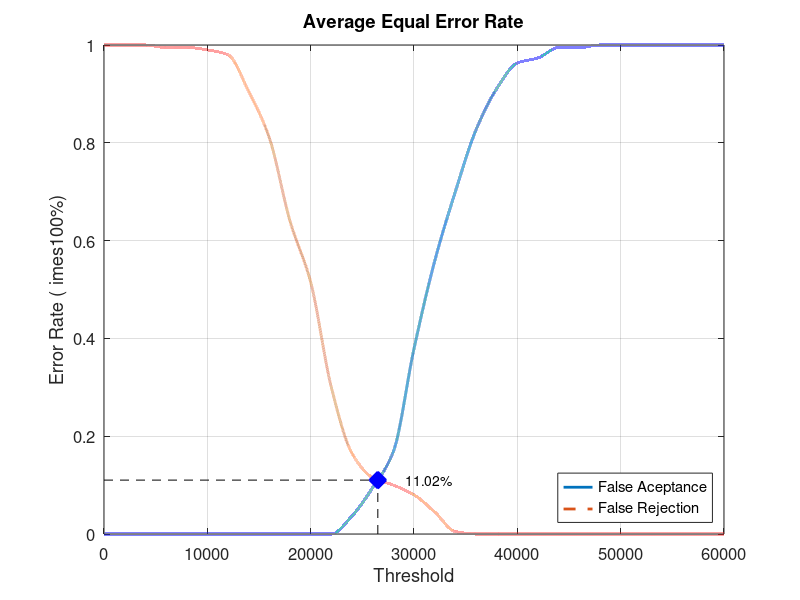
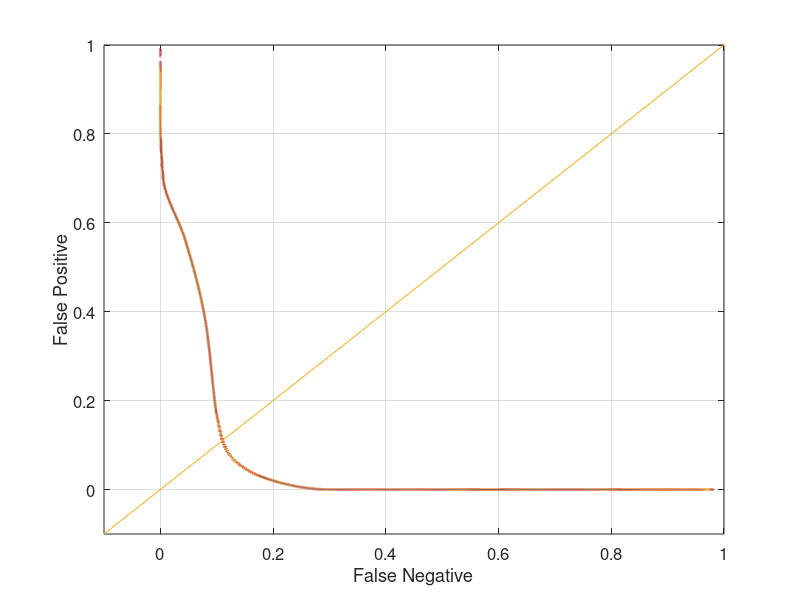

MATLAB code to generate these figures, in order:
close all;
clear;
clc;
x = 0:2000:60000;
xq = 0:0.5:60000;

y0 = [0 0 0 0 0 0 0 0 0 0 0 0 0.0368421 0.0947368 0.168421 0.378947 0.557895 0.7 0.826316 0.910526 0.963158 0.973684 0.994737 0.994737 1 1 1 1 1 1 1]
yy0 = interp1(x, y0, xq, 'pchip');
y1 = [1 1 1 0.995 0.995 0.99 0.98 0.905 0.81 0.64 0.515 0.3 0.165 0.115 0.1 0.08 0.045 0.005 0 0 0 0 0 0 0 0 0 0 0 0 0]
yy1 = interp1(x, y1, xq, 'pchip');

% Calculating EER: 
y2 = abs(y0 - y1);
find(y2 == min(y2))
yy2 = abs(yy0 - yy1);
xEER = find(yy2 == min(yy2));
xEERIndex = xq(xEER) % X-axis EER
yEER = yy0(xEER) % Y-axis EER

main = figure
plot(xq, yy0,'-','LineWidth', 2);	hold on
plot(xq, yy1,'--','LineWidth', 2);	hold on
plot([xEERIndex xEERIndex], [0 yEER], 'k--');	hold on
plot([0 xEERIndex], [yEER yEER], 'k--');	hold on
plot(xEERIndex, yEER, 'bx', 'LineWidth', 10);	hold on
text(xEERIndex + 10 * xEERIndex / 100, yEER, [num2str(round((10000 * yEER)) / 100) '%'])
legend('False Aceptance', 'False Rejection', 'Location', 'SouthEast')
xlabel('Threshold')
ylabel('Error Rate (	imes100%)')
title('Average Equal Error Rate')
set(gca, 'FontSize', 12)
axis([0 60000 0 1])
grid on

print(main, 'Database3_3Main', '-dpng');
FNRxFPR = figure('Color', [1 1 1]);
plot(yy1, yy0, '-', yy1, yy0, 'LineWidth', 2);
hold on
y = -0.1:0.1:1
plot(y, y); 
set(gca, 'FontSize', 12)
xlabel('False Negative')
ylabel('False Positive')
axis([-0.1 1 -0.1 1])
set(gca, 'FontSize', 12)
grid on

print(FNRxFPR, 'Database3_3FNRxFPR','-dpng');
